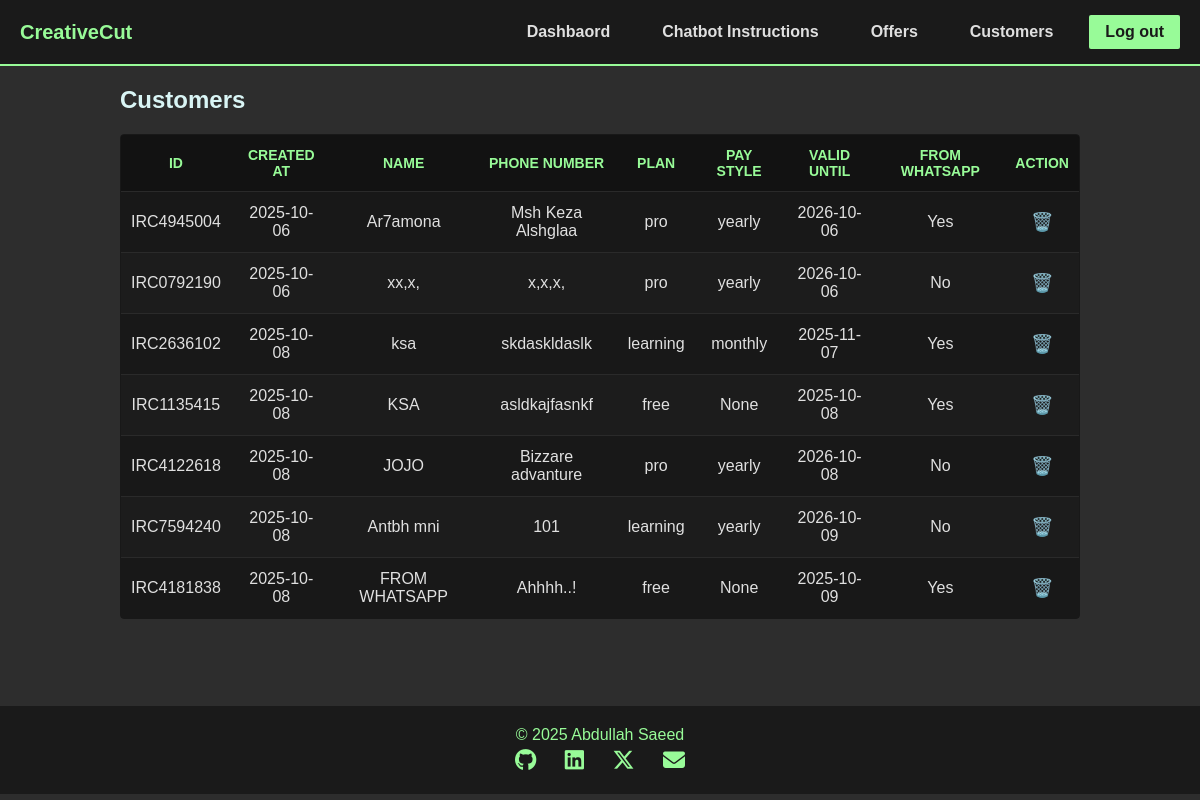
Page /api/customers/ on the committed database.
### tables this page shows
CREATE TABLE customers (
    id TEXT PRIMARY KEY,
    created_at DATETIME DEFAULT CURRENT_TIMESTAMP,
    name TEXT NOT NULL,
    phone_num TEXT UNIQUE,
    plan TEXT CHECK(plan IN ('free', 'learning', 'pro')) NOT NULL DEFAULT 'Free',
    pay_style TEXT CHECK(pay_style IN ('None', 'monthly', 'yearly')) NOT NULL DEFAULT 'None',
    valid_until DATETIME,
    is_from_whatsapp BOOLEAN 
);

### routes/customers.py (the view, shortened to what this page needs)
@customers_bp.route("/", methods=["GET", "POST", "DELETE"])
def customers():
    db = current_app.get_db()
    try:
        if request.method == "GET":
            cur = db.execute("SELECT * FROM customers")
            customers = [dict(row) for row in cur.fetchall()]
            return render_template("customers.html", customers=customers)
        elif request.method == "POST":
            return Response(json.dumps({"message": "Customer subscription successed"}), mimetype="application/json")
    except Exception as e:
        return Response(json.dumps({"error": str(e)}), mimetype="application/json", status=500)

### main.py (called while the page is built)
def get_db():
    if "db" not in g:
        g.db = sqlite3.connect(DATABASE)
        g.db.row_factory = sqlite3.Row
    return g.db

### templates/customers.html (shortened to what this page needs)
{% extends "base.html" %} {% block title %}Customers{% endblock %} {% block
style %}
<link
  rel="stylesheet"
  href="{{ url_for('static', filename='css/customers.css') }}"
/>
{% endblock %} {% block content %}
<div>
  <h2 style="margin-bottom: 20px">Customers</h2>
  <div class="table-wrapper">
    <table>
      <thead>
        <tr>
          <th>ID</th>
          <th>Created At</th>
          <th>Name</th>
          <th>Phone Number</th>
          <th>Plan</th>
          <th>Pay Style</th>
          <th>Valid Until</th>
          <th>From WhatsApp</th>
          <th>Action</th>
        </tr>
      </thead>
      <tbody>
        {% for customer in customers %}
        <tr id="customer_{{ customer.id }}">
          <td>{{ customer.id }}</td>
          <td>{{ customer.created_at.split(" ")[0] }}</td>
          <td>{{ customer.name }}</td>
          <td>{{ customer.phone_num }}</td>
          <td>{{ customer.plan }}</td>
          <td>{{ customer.pay_style }}</td>
          <td>{{ customer.valid_until }}</td>
          <td>{{ 'Yes' if customer.is_from_whatsapp else 'No' }}</td>
          <td>
            <button
              class="delete-btn"
              onclick="deleteCustomer('{{ customer.id }}')"
              title="Delete"
            >
              🗑️
            </button>
          </td>
        </tr>
        {% endfor %}
      </tbody>
    </table>
  </div>
</div>
{% endblock %}

### templates/base.html (shortened to what this page needs)
<!DOCTYPE html>
<html lang="en">
  <head>
    <link
      rel="stylesheet"
      href="https://cdnjs.cloudflare.com/ajax/libs/font-awesome/6.5.0/css/all.min.css"
    />
    <link
      rel="stylesheet"
      href="{{ url_for('static', filename='css/base.css') }}"
    />
    {% block style %}{% endblock %}
  </head>
  <body>
    <header>
      <header class="header">
        <div class="header-content">
          <a href="/" class="logo">
            <span class="logo-text">CreativeCut</span>
          </a>
          <nav class="nav-links">
            <a href="/api/dashboard" class="nav-link"> Dashbaord </a>
            <a href="/api/chatbot_instruction" class="nav-link">
              Chatbot Instructions
            </a>
            <a href="/api/offers" class="nav-link">Offers</a>
            <a href="/api/customers" class="nav-link">Customers</a>
            <a href="/api/auth/logout" class="nav-link logout">Log out</a>
          </nav>
        </div>
      </header>
    </header>
    <main class="content">{% block content %}{% endblock %}</main>
    <footer>
      <p>© 2025 Abdullah Saeed</p>
      <div class="social-icons">
        <a href="https://github.com/Abdullah-Saeed-BB" target="_blank"
          ><i class="fab fa-github"></i
        ></a>
        <a href="https://www.linkedin.com/in/abdullahsaeed-dev/" target="_blank"
          ><i class="fab fa-linkedin"></i
        ></a>
        <a href="https://x.com/Abdullah_SBB" target="_blank"
          ><i class="fa-brands fa-x-twitter"></i
        ></a>
        <a href="mailto::abdullah.saeed.b.b@gmail.com"
          ><i class="fas fa-envelope"></i
        ></a>
      </div>
    </footer>
  </body>
</html>

### static/css/base.css (style rules this page uses)
* { margin: 0; padding: 0; box-sizing: border-box; }
body { font-family: Arial, sans-serif; background-color: #2d2d2d; height: 100vh; justify-content: center; align-items: center; color: #d9f5f5; }
.content { padding: 20px; max-width: 1000px; margin: 0 auto; min-height: 75vh; }
.header { background-color: #1a1a1a; border-bottom: 2px solid #98fb98; padding: 15px 0; }
.header-content { max-width: 1200px; margin: 0 auto; display: flex; justify-content: space-between; align-items: center; padding: 0 20px; }
.logo { display: flex; align-items: center; gap: 10px; text-decoration: none; }
.logo-text { color: #98fb98; font-size: 20px; font-weight: bold; }
.nav-links { display: flex; gap: 20px; }
.nav-link { color: #e0e0e0; text-decoration: none; font-weight: bold; padding: 8px 16px; border-radius: 0; transition: 0.3s ease; }
.nav-link.logout { background-color: #98fb98; color: #1a1a1a; border-radius: 2px; }
footer { background-color: #1a1a1a; color: #98fb98; text-align: center; padding: 20px; margin-top: 40px; }
footer p { margin-bottom: 4px; }
footer .social-icons a { color: #98fb98; font-size: 22px; margin: 0 12px; transition: color 0.3s, transform 0.2s; }

### static/css/customers.css (style rules this page uses)
table { width: 100%; border-collapse: collapse; background-color: #181818; border: 1px solid #2a2a2a; border-radius: 4px; overflow: hidden; }
th, td { padding: 12px 10px; text-align: center; border-bottom: 1px solid #2a2a2a; color: #e0e0e0; }
th { background-color: #121212; color: #98fb98; font-weight: 600; text-transform: uppercase; font-size: 14px; }
tr:nth-child(even) { background-color: #1c1c1c; }
.delete-btn { border: none; background: none; cursor: pointer; font-size: 18px; color: #ff4d4d; transition: color 0.2s, transform 0.2s; }
.table-wrapper { overflow-x: auto; -webkit-overflow-scrolling: touch; border-radius: 4px; }

### rows in the picture
customers: id "IRC4945004", created_at "2025-10-06", name "Ar7amona", phone_num "Msh Keza Alshglaa", plan "pro", pay_style "yearly", valid_until "2026-10-06", is_from_whatsapp "Yes"
customers: id "IRC0792190", created_at "2025-10-06", name "xx,x,", phone_num "x,x,x,", plan "pro", pay_style "yearly", valid_until "2026-10-06", is_from_whatsapp "No"
customers: id "IRC2636102", created_at "2025-10-08", name "ksa", phone_num "skdaskldaslk", plan "learning", pay_style "monthly", valid_until "2025-11-07", is_from_whatsapp "Yes"
customers: id "IRC1135415", created_at "2025-10-08", name "KSA", phone_num "asldkajfasnkf", plan "free", pay_style "None", valid_until "2025-10-08", is_from_whatsapp "Yes"
customers: id "IRC4122618", created_at "2025-10-08", name "JOJO", phone_num "Bizzare advanture", plan "pro", pay_style "yearly", valid_until "2026-10-08", is_from_whatsapp "No"
customers: id "IRC7594240", created_at "2025-10-08", name "Antbh mni", phone_num "101", plan "learning", pay_style "yearly", valid_until "2026-10-09", is_from_whatsapp "No"
customers: id "IRC4181838", created_at "2025-10-08", name "FROM WHATSAPP", phone_num "Ahhhh..!", plan "free", pay_style "None", valid_until "2025-10-09", is_from_whatsapp "Yes"
